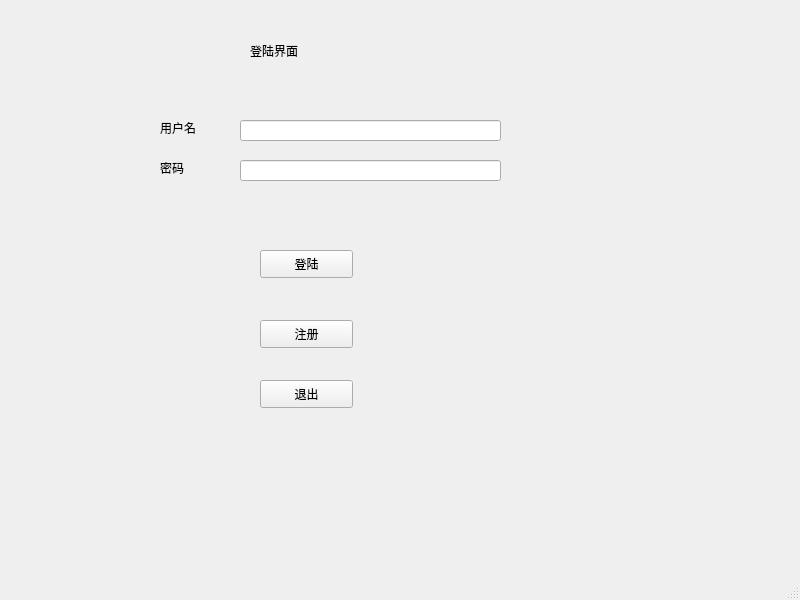
<?xml version="1.0" encoding="UTF-8"?>
<ui version="4.0">
 <class>MainWindow</class>
 <widget class="QMainWindow" name="MainWindow">
  <property name="geometry">
   <rect>
    <x>0</x>
    <y>0</y>
    <width>800</width>
    <height>600</height>
   </rect>
  </property>
  <property name="windowTitle">
   <string>MainWindow</string>
  </property>
  <widget class="QWidget" name="centralwidget">
   <widget class="QLabel" name="label">
    <property name="geometry">
     <rect>
      <x>160</x>
      <y>120</y>
      <width>72</width>
      <height>15</height>
     </rect>
    </property>
    <property name="text">
     <string>用户名</string>
    </property>
   </widget>
   <widget class="QLabel" name="label_2">
    <property name="geometry">
     <rect>
      <x>160</x>
      <y>160</y>
      <width>72</width>
      <height>15</height>
     </rect>
    </property>
    <property name="text">
     <string>密码</string>
    </property>
   </widget>
   <widget class="QLineEdit" name="UserlineEdit">
    <property name="geometry">
     <rect>
      <x>240</x>
      <y>120</y>
      <width>261</width>
      <height>21</height>
     </rect>
    </property>
   </widget>
   <widget class="QLineEdit" name="pwdlineEdit">
    <property name="geometry">
     <rect>
      <x>240</x>
      <y>160</y>
      <width>261</width>
      <height>21</height>
     </rect>
    </property>
   </widget>
   <widget class="QPushButton" name="loginBtn">
    <property name="geometry">
     <rect>
      <x>260</x>
      <y>250</y>
      <width>93</width>
      <height>28</height>
     </rect>
    </property>
    <property name="text">
     <string>登陆</string>
    </property>
   </widget>
   <widget class="QPushButton" name="ExitBtn">
    <property name="geometry">
     <rect>
      <x>260</x>
      <y>380</y>
      <width>93</width>
      <height>28</height>
     </rect>
    </property>
    <property name="text">
     <string>退出</string>
    </property>
   </widget>
   <widget class="QPushButton" name="registerBtn">
    <property name="geometry">
     <rect>
      <x>260</x>
      <y>320</y>
      <width>93</width>
      <height>28</height>
     </rect>
    </property>
    <property name="text">
     <string>注册</string>
    </property>
   </widget>
   <widget class="QLabel" name="label_3">
    <property name="geometry">
     <rect>
      <x>250</x>
      <y>20</y>
      <width>181</width>
      <height>61</height>
     </rect>
    </property>
    <property name="styleSheet">
     <string notr="true">font: 20pt &quot;Bahnschrift Condensed&quot;;</string>
    </property>
    <property name="text">
     <string>登陆界面</string>
    </property>
   </widget>
  </widget>
  <widget class="QMenuBar" name="menubar">
   <property name="geometry">
    <rect>
     <x>0</x>
     <y>0</y>
     <width>800</width>
     <height>26</height>
    </rect>
   </property>
  </widget>
  <widget class="QStatusBar" name="statusbar"/>
 </widget>
 <resources/>
 <connections/>
</ui>
